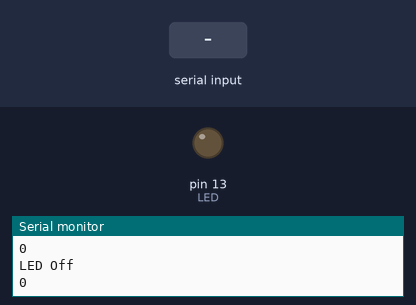
Recording of a sketch running on a simulated Arduino Mega 2560, built with avr-gcc and run on an emulated ATmega2560. Parts: output pins drawn as LEDs (lit = HIGH), the last lines printed to the serial monitor. The test bench sets the inputs (shaded band).

Above: at 1.2 s.
1.3 s: "1" received over the second serial link
At 2.5 s:
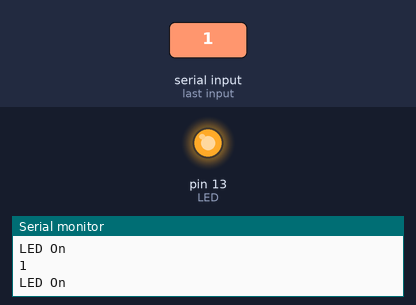
2.8 s: "0" received over the second serial link
At 3.8 s:
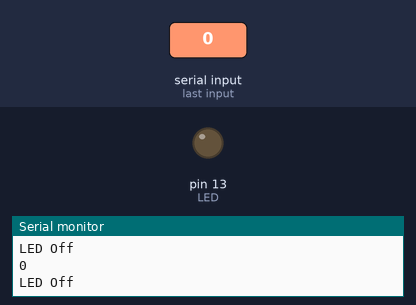
Timing chart, 0 to 5.8 s (numbered marks = the images above; inputs shaded):
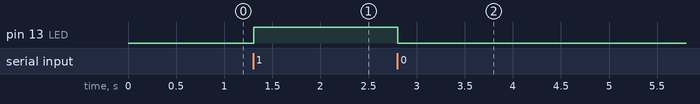

The sketch:

Bluetooth_Transmission.ino
```cpp
#include <SoftwareSerial.h>
SoftwareSerial Serial1(3, 2); // RX | TX
char flag = '0';
int LED = 13;
void setup()
{
 Serial.begin(9600);
 Serial1.begin(9600);
 pinMode(LED, OUTPUT);
 Serial.println("Ready to connect\nDefualt password is 1234 or 000");
}
void loop()
{
 if (Serial1.available()){
   flag = Serial1.read();

 }

 if (flag == '1')
 {
   digitalWrite(LED, HIGH);
   Serial.println("LED On");
   Serial.println(flag);
 }
 else if (flag == '0')
 {
   digitalWrite(LED, LOW);
   Serial.println("LED Off");
   Serial.println(flag);
 }
}
```

Measured:
- after the input at 1.3 s, pin 13 (LED): LOW → HIGH at once
- after the input at 2.8 s, pin 13 (LED): HIGH → LOW at once
